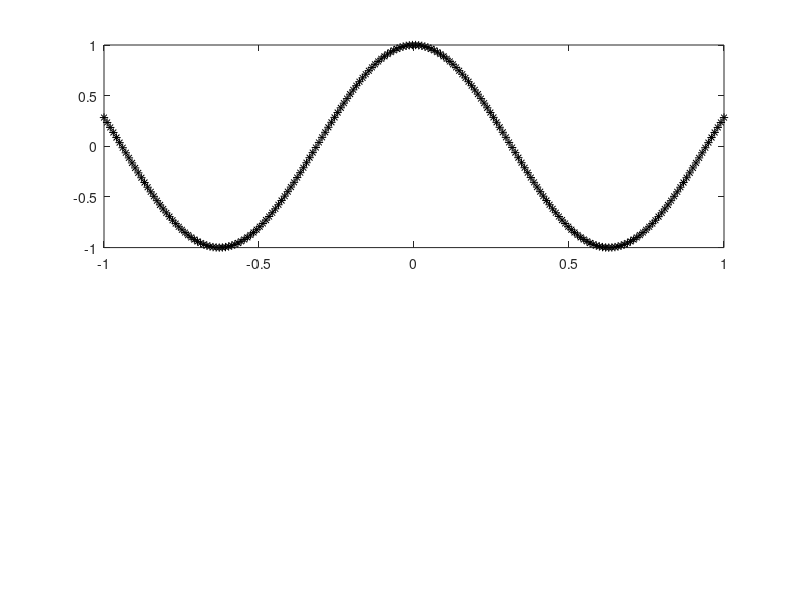

Reproduce this figure in MATLAB. (Note: this script raises an error after producing the figure.)
% ex1_godunov.m: 
% Minimal example of the godunov method using a background viscosity dependent 
% Riemann solver for the MHD-Burgers model.
%
% This programm uses the matlab function riSolBurgers2.m
%
% AUTHOR:
% Valentin Pellhammer
% Department of Mathematics and Statistics,
% University of Konstanz, 78457 Konstanz
% email adress: valentin.pellhammer@uni-konstanz.de
% homepage: http://www.math.uni-konstanz.de/~pellhammer/


clc;close all;clear all;

%% define discretisation parameters
xmin = -1;
xmax = 1;
dt = 0.001;
N = 200;
tmax = 1;
dx = (xmax-xmin)/(N-1);
x =  linspace(xmin, xmax,N);


%% define model 
B = [1,0.5;0.5,1];
c = 0.9;
F = @(u,v) [(1/2) .* u.^2;(1/2) .* c*v.^2];

% define boundary type
BoundaeryCond = 'transmissive';
% BoundaeryCond = 'periodic';


%% Initial data 
% Riemann data 
uL = 1;
vL = 0;
uR = -7.1;
vR = 0;
init =  [(x<0) .* uL + (x>=0) .* uR;(x<0) .* vL + (x>=0) .* vR];
% other data
 init = [cos(5.*x);sin(10.*x)];

sol=init;



%% initialize plots
subplot(2,1,1)
h1 = plot(x,sol(1,:),'k*');hold on;
h1.MarkerSize = 4;
T = title('Godunov method (press any key)');
axis([xmin xmax,-4 4]);
xlabel('x','Interpreter','latex');
ylabel('u','Interpreter','latex','Rotation',0,'FontSize',14);

subplot(2,1,2)
h2 = plot(x,sol(2,:),'*k');hold on;
h2.MarkerSize = 4;
xlabel('$x$','Interpreter','latex','FontSize',14);
axis([xmin xmax,-3 3]);
xlabel('$x$','Interpreter','latex','FontSize',14);
ylabel('$v$','Interpreter','latex','Rotation',0,'FontSize',14);
a = annotation('textbox',[0.8,0.07,0,0],'string','$t=0$','Interpreter','latex','FontSize',14);

pause;
T.String = 'Godunov method';

%% Glimm's scheme recursion 

for i= 0:dt:tmax
  if strcmp(BoundaeryCond,'transmissive')
    %transmissive boundary conditions
    solm = [sol(:,1),sol(:,1:end-1)];
    solp = [sol(:,2:end),sol(:,end)]; 
  else
    % periodic boundary conditions
    solm = [sol(:,end),sol(:,1:end-1)];
    solp = [sol(:,2:end),sol(:,1)]; 
  end
    
    [Sp1,Sp2] = RiemannSolverMHDBurgers(sol(1,:),sol(2,:),solp(1,:),solp(2,:),B,c,0);
    [Sm1,Sm2] = RiemannSolverMHDBurgers(solm(1,:),solm(2,:),sol(1,:),sol(2,:),B,c,0);
    sol = sol - (dt./dx).*(F(Sp1,Sp2) - F(Sm1,Sm2));
   
    set(h1,'Ydata',sol(1,:));
    set(h2,'Ydata',sol(2,:));
    a.String = ['$t=',num2str(i),'$'];

    pause(0.01);
end



